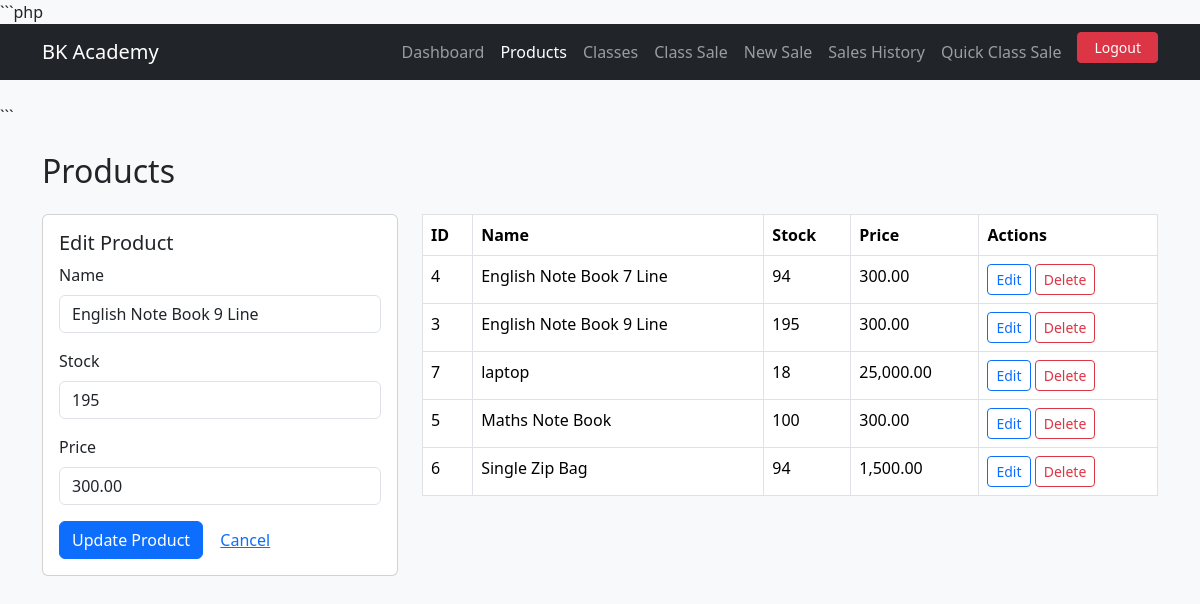
/inventory/products.php?edit=3, run on the app's committed database.
### tables this page shows
CREATE TABLE `products` (
  `id` int(11) NOT NULL,
  `name` varchar(255) NOT NULL,
  `stock` int(11) DEFAULT 0,
  `price` decimal(10,2) NOT NULL
);

### inventory/core.php (called while the page is built, shortened)
<?php
function getConnection() {
    static $pdo = null;
    if ($pdo === null) {
        try {
            $pdo = new PDO(
                "mysql:host=" . DB_HOST . ";dbname=" . DB_NAME . ";charset=utf8mb4",
                DB_USER,
                DB_PASS,
                [
                    PDO::ATTR_ERRMODE            => PDO::ERRMODE_EXCEPTION,
                    PDO::ATTR_DEFAULT_FETCH_MODE => PDO::FETCH_ASSOC,
                    PDO::ATTR_EMULATE_PREPARES   => false,
                ]
            );
            $pdo->exec("SET time_zone = '+05:00'");
        } catch (PDOException $e) {
            die("Database connection failed: " . $e->getMessage());
        }
    }
    return $pdo;
}
function getProducts() {
    $pdo = getConnection();
    $stmt = $pdo->query("SELECT * FROM products ORDER BY name ASC");
    return $stmt->fetchAll();
}
function getProduct($id) {
    $pdo = getConnection();
    $stmt = $pdo->prepare("SELECT * FROM products WHERE id = ?");
    $stmt->execute([$id]);
    return $stmt->fetch();
}

### inventory/products.php (the view, shortened to what this page needs)
<?php
require 'core.php';
$editProduct = null;
if (isset($_GET['edit'])) {
    $editProduct = getProduct((int)$_GET['edit']);
}
$products = getProducts();
?>
<!DOCTYPE html>
<html lang="en">
<head>
<link href="https://cdn.jsdelivr.net/npm/bootstrap@5.3.3/dist/css/bootstrap.min.css" rel="stylesheet">
</head>
<body class="bg-light">
<?php include 'navbar.php'; ?>
<div class="container py-4">
    <h2 class="mb-4">Products</h2>
    <div class="row">
        <div class="col-md-4">
            <div class="card">
                <div class="card-body">
                    <h5 class="card-title"><?= $editProduct ? 'Edit Product' : 'Add Product' ?></h5>
                    <form method="post">
                        <div class="mb-3">
                            <label class="form-label">Name</label>
                            <input type="text" name="name" class="form-control" required
                                   value="<?= htmlspecialchars($editProduct['name'] ?? '') ?>">
                        </div>
                        <div class="mb-3">
                            <label class="form-label">Stock</label>
                            <input type="number" name="stock" class="form-control" min="0" required
                                   value="<?= htmlspecialchars($editProduct['stock'] ?? 0) ?>">
                        </div>
                        <div class="mb-3">
                            <label class="form-label">Price</label>
                            <input type="number" step="0.01" name="price" class="form-control" min="0" required
                                   value="<?= htmlspecialchars($editProduct['price'] ?? 0) ?>">
                        </div>
                        <button type="submit" class="btn btn-primary">
                            <?= $editProduct ? 'Update' : 'Add' ?> Product
                        </button>
                        <?php if ($editProduct): ?>
                            <a href="products.php" class="btn btn-link">Cancel</a>
                        <?php endif; ?>
                    </form>
                </div>
            </div>
        </div>
        <div class="col-md-8">
            <table class="table table-bordered bg-white">
                <thead>
                    <tr>
                        <th>ID</th>
                        <th>Name</th>
                        <th>Stock</th>
                        <th>Price</th>
                        <th>Actions</th>
                    </tr>
                </thead>
                <tbody>
                    <?php foreach ($products as $p): ?>
                        <tr>
                            <td><?= (int)$p['id'] ?></td>
                            <td><?= htmlspecialchars($p['name']) ?></td>
                            <td><?= (int)$p['stock'] ?></td>
                            <td><?= number_format($p['price'], 2) ?></td>
                            <td>
                                <a href="products.php?edit=<?= (int)$p['id'] ?>" class="btn btn-sm btn-outline-primary">Edit</a>
                                <a href="products.php?delete=<?= (int)$p['id'] ?>"
                                   class="btn btn-sm btn-outline-danger"
                                   onclick="return confirm('Delete this product?');">Delete</a>
                            </td>
                        </tr>
                    <?php endforeach; ?>
                </tbody>
            </table>
        </div>
    </div>
</div>
</body>
</html>

### data on the page
products: name "English Note Book 9 Line", stock "195", price "300.00", id "3"
products: id "4", name "English Note Book 7 Line", stock "94", price "300.00"
products: id "7", name "laptop", stock "18", price "25,000.00"
products: id "5", name "Maths Note Book", stock "100", price "300.00"
products: id "6", name "Single Zip Bag", stock "94", price "1,500.00"
